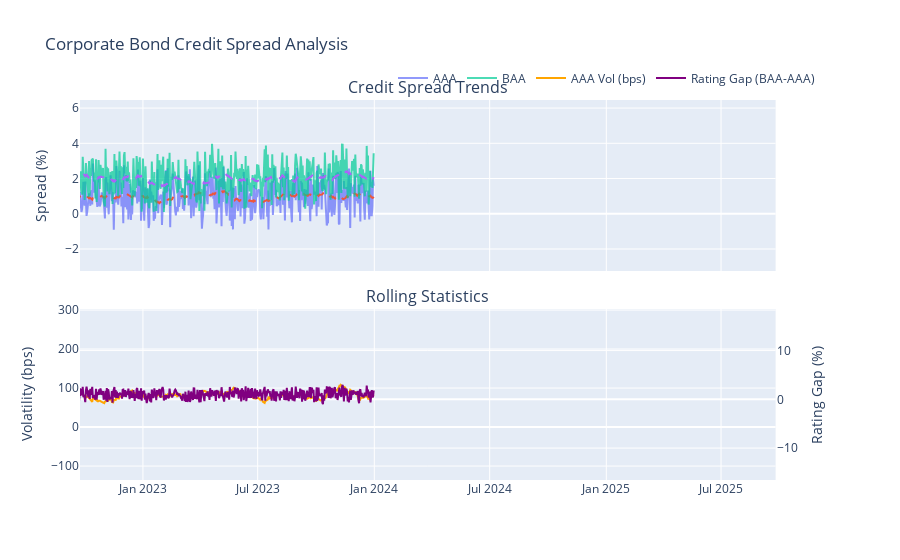

Here is the notebook cell this chart was saved with:
### Code cell
# Credit Spread Calculation & Visualization

# Define tenor mapping
tenor_map = {
    'AAA': 'DGS10',     # Aaa corporate bond -> 10Y Treasury
    'BAA': 'DGS10',     # Baa corporate bond -> 10Y Treasury
}

# Calculate credit spreads
spread_cols = []
for rating, treasury in tenor_map.items():
    if rating in df.columns and treasury in df.columns:
        spread_col = f'Spread_{rating}'
        df[spread_col] = df[rating] - df[treasury]
        spread_cols.append(spread_col)
        print(f"Created {spread_col}")

# Calculate rating gap
if 'Spread_BAA' in df.columns and 'Spread_AAA' in df.columns:
    df['Spread_Rating_Gap'] = df['Spread_BAA'] - df['Spread_AAA']
    print("Created Spread_Rating_Gap (BAA-AAA)")

# Create interactive credit spread chart
if not spread_cols:
    print("No credit spreads calculated. Check column names.")
else:
    # Create main figure
    fig = make_subplots(
        rows=2, cols=1,
        shared_xaxes=True,
        vertical_spacing=0.1,
        subplot_titles=("Credit Spread Trends", "Rolling Statistics"),
        specs=[[{"secondary_y": False}], [{"secondary_y": True}]]
    )

    # Add credit spread time series
    for col in spread_cols:
        # 30-day moving average
        ma_30 = df[col].rolling(window=30).mean()
        
        fig.add_trace(
            go.Scatter(
                x=df.index, 
                y=df[col], 
                name=col.replace('Spread_', ''),
                mode='lines',
                opacity=0.7,
                hovertemplate='%{y:.2f}%'
            ),
            row=1, col=1
        )
        
        fig.add_trace(
            go.Scatter(
                x=df.index, 
                y=ma_30, 
                name=f'{col.replace("Spread_", "")} (30D MA)',
                mode='lines',
                line=dict(dash='dash'),
                showlegend=False
            ),
            row=1, col=1
        )

    # Add rolling statistics (30-day standard deviation)
    vol_col = spread_cols[0] if spread_cols else None
    if vol_col:
        fig.add_trace(
            go.Scatter(
                x=df.index, 
                y=df[vol_col].rolling(30).std() * 100,  # Convert to basis points
                name=f'{vol_col.replace("Spread_", "")} Vol (bps)',
                line=dict(color='orange'),
                hovertemplate='%{y:.0f}bps'
            ),
            row=2, col=1,
            secondary_y=False
        )   # Use the first available spread column for volatility

    # Add rating gap
    if 'Spread_Rating_Gap' in df.columns:
        fig.add_trace(
            go.Scatter(
                x=df.index, 
                y=df['Spread_Rating_Gap'], 
                name='Rating Gap (BAA-AAA)',
                line=dict(color='purple'),
                hovertemplate='%{y:.2f}%'
            ),
            row=2, col=1,
            secondary_y=True
        )

    # Add financial crisis markers as error data
    crisis_periods = {
        '2008 Financial Crisis': ('2008-07-01', '2009-06-30'),
        '2020 COVID Crisis': ('2020-02-01', '2020-06-30')
    }

    for event, (start, end) in crisis_periods.items():
        fig.add_vrect(
            x0=start, x1=end,
            fillcolor="red", opacity=0.1,
            line_width=0,
            annotation_text=event, annotation_position="top left",
            row="all", col=1
        )

    # Chart layout
    fig.update_layout(
        title='Corporate Bond Credit Spread Analysis',
        height=800,
        legend=dict(orientation="h", yanchor="bottom", y=1.02, xanchor="right", x=1),
        hovermode="x unified"
    )

    fig.update_yaxes(title_text="Spread (%)", row=1, col=1)
    fig.update_yaxes(title_text="Volatility (bps)", row=2, col=1, secondary_y=False)
    
    if 'Spread_Rating_Gap' in df.columns:
        fig.update_yaxes(title_text="Rating Gap (%)", row=2, col=1, secondary_y=True)

    # Show chart
    fig.show()


# In-depth Analysis
if spread_cols:
    # 1. Descriptive statistics
    spread_stats = df[spread_cols].describe()
    print("\nCredit Spread Descriptive Statistics:")
    print(spread_stats)
    
    # Trend analysis using Hodrick-Prescott filter
    def hp_filter(series, lambda_param=1600):
        """Separate trend and cycle components"""
        cycle, trend = sm.tsa.filters.hpfilter(series, lamb=lambda_param)
        return pd.DataFrame({'Original': series, 'Trend': trend, 'Cycle': cycle})
    
    print("\nCredit Spread Trend Decomposition (Example):")
    # Use the first available spread for decomposition
    example_spread = spread_cols[0]
    spread_trend = hp_filter(df[example_spread])
    spread_trend.plot(title=f"{example_spread} Trend Decomposition", figsize=(12, 6))
    
    # Risk assessment
    def calculate_risk_position(spread):
        """Calculate current spread position relative to history"""
        current = spread.iloc[-1]
        percent_rank = (spread < current).mean() * 100
        max_level = spread.max()
        pct_from_high = (current - max_level) / max_level * 100
        daily_vol = spread.std()
        annual_vol = daily_vol * np.sqrt(252)
        
        return {
            'Current Value': current,
            'Historical Percentile': f"{percent_rank:.1f}%",
            'All-time High': max_level,
            'From High': f"{pct_from_high:.1f}%",
            'Annual Volatility': annual_vol
        }
    
    print("\nCurrent Credit Risk Assessment:")
    risk_assessment = {}
    for col in spread_cols:
        risk_assessment[col] = calculate_risk_position(df[col])
    
    risk_df = pd.DataFrame(risk_assessment)
    print(risk_df)
    
    # Macroeconomic impact analysis
    # Define macroeconomic indicators 
    macro_cols = ['VIXCLS', 'INDPRO', 'FEDFUNDS']  # Volatility, Industrial Production, Fed Funds Rate
    
    # Filter to available macro columns
    available_macro = [col for col in macro_cols if col in df.columns]
    
    if available_macro:
        # Calculate correlations
        corr_df = df[spread_cols + available_macro].dropna()
        correlation_matrix = corr_df.corr()
        
        print("\nCorrelation Between Credit Spreads and Macro Indicators:")
        print(correlation_matrix.loc[spread_cols, available_macro])
        
        # Create correlation heatmap
        fig = go.Figure(data=go.Heatmap(
            z=correlation_matrix.values,
            x=correlation_matrix.columns,
            y=correlation_matrix.index,
            colorscale='RdYlGn_r',
            zmin=-1, zmax=1,
            colorbar=dict(title='Correlation')
        ))
        fig.update_layout(
            title="Correlation Matrix: Credit Spreads vs Macro Indicators",
            width=800,
            height=600
        )
        fig.show()
        
        # Rolling correlations for the first spread
        if spread_cols:
            primary_spread = spread_cols[0]
            for macro in available_macro:
                df[f'{primary_spread}_Corr_{macro}'] = (
                    df[primary_spread].rolling(90).corr(df[macro])
                )
            
            # Plot rolling correlations
            fig = go.Figure()
            for macro in available_macro:
                fig.add_trace(go.Scatter(
                    x=df.index,
                    y=df[f'{primary_spread}_Corr_{macro}'],
                    name=f'{primary_spread} vs {macro} (90D Rolling Corr)'
                ))
            
            fig.update_layout(
                title=f"Rolling Correlation: {primary_spread} vs Macro Indicators",
                yaxis_title="Correlation",
                hovermode="x"
            )
            fig.show()
    else:
        print("\nNo macroeconomic indicators available for analysis")
else:
    print("\nNo credit spreads available for in-depth analysis")

### Figure 1 — Plotly figure (JSON) as saved in the notebook; plotly's stock layout.template omitted (floating-point values rounded to 4 significant figures; data arrays with more than 128 entries replaced by an {"elided": "..."} marker saying what was removed)
{"data": [{"hovertemplate": "%{y:.2f}%", "mode": "lines", "name": "AAA", "opacity": 0.7, "type": "scatter", "x": {"elided": "1461 str values"}, "xaxis": "x", "y": {"elided": "1461 float values"}, "yaxis": "y"}, {"line": {"dash": "dash"}, "mode": "lines", "name": "AAA (30D MA)", "showlegend": false, "type": "scatter", "x": {"elided": "1461 str values"}, "xaxis": "x", "y": {"elided": "1461 float values"}, "yaxis": "y"}, {"hovertemplate": "%{y:.2f}%", "mode": "lines", "name": "BAA", "opacity": 0.7, "type": "scatter", "x": {"elided": "1461 str values"}, "xaxis": "x", "y": {"elided": "1461 float values"}, "yaxis": "y"}, {"line": {"dash": "dash"}, "mode": "lines", "name": "BAA (30D MA)", "showlegend": false, "type": "scatter", "x": {"elided": "1461 str values"}, "xaxis": "x", "y": {"elided": "1461 float values"}, "yaxis": "y"}, {"hovertemplate": "%{y:.0f}bps", "line": {"color": "orange"}, "name": "AAA Vol (bps)", "type": "scatter", "x": {"elided": "1461 str values"}, "xaxis": "x2", "y": {"elided": "1461 float values"}, "yaxis": "y2"}, {"hovertemplate": "%{y:.2f}%", "line": {"color": "purple"}, "name": "Rating Gap (BAA-AAA)", "type": "scatter", "x": {"elided": "1461 str values"}, "xaxis": "x2", "y": {"elided": "1461 float values"}, "yaxis": "y3"}], "layout": {"annotations": [{"font": {"size": 16}, "showarrow": false, "text": "Credit Spread Trends", "x": 0.47, "xanchor": "center", "xref": "paper", "y": 1, "yanchor": "bottom", "yref": "paper"}, {"font": {"size": 16}, "showarrow": false, "text": "Rolling Statistics", "x": 0.47, "xanchor": "center", "xref": "paper", "y": 0.45, "yanchor": "bottom", "yref": "paper"}, {"showarrow": false, "text": "2008 Financial Crisis", "x": "2008-07-01", "xanchor": "left", "xref": "x", "y": 1, "yanchor": "top", "yref": "y domain"}, {"showarrow": false, "text": "2008 Financial Crisis", "x": "2008-07-01", "xanchor": "left", "xref": "x2", "y": 1, "yanchor": "top", "yref": "y2 domain"}, {"showarrow": false, "text": "2020 COVID Crisis", "x": "2020-02-01", "xanchor": "left", "xref": "x", "y": 1, "yanchor": "top", "yref": "y domain"}, {"showarrow": false, "text": "2020 COVID Crisis", "x": "2020-02-01", "xanchor": "left", "xref": "x2", "y": 1, "yanchor": "top", "yref": "y2 domain"}], "autosize": true, "dragmode": "zoom", "hovermode": "x unified", "legend": {"orientation": "h", "x": 1, "xanchor": "right", "y": 1.02, "yanchor": "bottom"}, "shapes": [{"fillcolor": "red", "line": {"width": 0}, "opacity": 0.1, "type": "rect", "x0": "2008-07-01", "x1": "2009-06-30", "xref": "x", "y0": 0, "y1": 1, "yref": "y domain"}, {"fillcolor": "red", "line": {"width": 0}, "opacity": 0.1, "type": "rect", "x0": "2008-07-01", "x1": "2009-06-30", "xref": "x2", "y0": 0, "y1": 1, "yref": "y2 domain"}, {"fillcolor": "red", "line": {"width": 0}, "opacity": 0.1, "type": "rect", "x0": "2020-02-01", "x1": "2020-06-30", "xref": "x", "y0": 0, "y1": 1, "yref": "y domain"}, {"fillcolor": "red", "line": {"width": 0}, "opacity": 0.1, "type": "rect", "x0": "2020-02-01", "x1": "2020-06-30", "xref": "x2", "y0": 0, "y1": 1, "yref": "y2 domain"}], "title": {"text": "Corporate Bond Credit Spread Analysis"}, "xaxis": {"anchor": "y", "autorange": false, "domain": [0, 0.94], "matches": "x2", "range": ["2022-09-23 16:33:14.9415", "2025-09-25 01:47:28.3831"], "showticklabels": false, "type": "date"}, "xaxis2": {"anchor": "y2", "autorange": false, "domain": [0, 0.94], "range": ["2022-09-23 16:33:14.9415", "2025-09-25 01:47:28.3831"], "type": "date"}, "yaxis": {"anchor": "x", "autorange": false, "domain": [0.55, 1], "range": [-3.25, 6.459], "title": {"text": "Spread (%)"}, "type": "linear"}, "yaxis2": {"anchor": "x2", "autorange": false, "domain": [0, 0.45], "range": [-135.8, 302.8], "title": {"text": "Volatility (bps)"}, "type": "linear"}, "yaxis3": {"anchor": "x2", "autorange": false, "overlaying": "y2", "range": [-16.54, 18.53], "side": "right", "title": {"text": "Rating Gap (%)"}, "type": "linear"}}}
